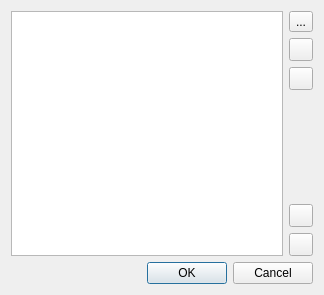
<ui version="4.0" >
 <class>EditDirListDialog</class>
 <widget class="QDialog" name="EditDirListDialog" >
  <property name="geometry" >
   <rect>
    <x>0</x>
    <y>0</y>
    <width>324</width>
    <height>295</height>
   </rect>
  </property>
  <property name="windowTitle" >
   <string>Choose Directories</string>
  </property>
  <layout class="QVBoxLayout" name="verticalLayout" >
   <item>
    <layout class="QGridLayout" name="gridLayout" >
     <item rowspan="6" row="0" column="0" >
      <widget class="QListView" name="dirList" >
       <property name="editTriggers" >
        <set>QAbstractItemView::NoEditTriggers</set>
       </property>
      </widget>
     </item>
     <item row="0" column="1" >
      <widget class="QToolButton" name="buttonOpen" >
       <property name="text" >
        <string>...</string>
       </property>
      </widget>
     </item>
     <item row="1" column="1" >
      <widget class="QToolButton" name="buttonAdd" >
       <property name="text" >
        <string/>
       </property>
       <property name="icon" >
        <iconset resource="ggap.qrc" >
         <normaloff>:/icons16/list-add.png</normaloff>:/icons16/list-add.png</iconset>
       </property>
      </widget>
     </item>
     <item row="2" column="1" >
      <widget class="QToolButton" name="buttonRemove" >
       <property name="text" >
        <string/>
       </property>
       <property name="icon" >
        <iconset resource="ggap.qrc" >
         <normaloff>:/icons16/list-remove.png</normaloff>:/icons16/list-remove.png</iconset>
       </property>
      </widget>
     </item>
     <item row="4" column="1" >
      <widget class="QToolButton" name="buttonUp" >
       <property name="text" >
        <string/>
       </property>
       <property name="icon" >
        <iconset resource="ggap.qrc" >
         <normaloff>:/icons16/go-up.png</normaloff>:/icons16/go-up.png</iconset>
       </property>
      </widget>
     </item>
     <item row="5" column="1" >
      <widget class="QToolButton" name="buttonDown" >
       <property name="text" >
        <string/>
       </property>
       <property name="icon" >
        <iconset resource="ggap.qrc" >
         <normaloff>:/icons16/go-down.png</normaloff>:/icons16/go-down.png</iconset>
       </property>
      </widget>
     </item>
     <item row="3" column="1" >
      <spacer name="verticalSpacer" >
       <property name="orientation" >
        <enum>Qt::Vertical</enum>
       </property>
       <property name="sizeHint" stdset="0" >
        <size>
         <width>0</width>
         <height>0</height>
        </size>
       </property>
      </spacer>
     </item>
    </layout>
   </item>
   <item>
    <widget class="QDialogButtonBox" name="buttonBox" >
     <property name="orientation" >
      <enum>Qt::Horizontal</enum>
     </property>
     <property name="standardButtons" >
      <set>QDialogButtonBox::Cancel|QDialogButtonBox::Ok</set>
     </property>
    </widget>
   </item>
  </layout>
 </widget>
 <tabstops>
  <tabstop>dirList</tabstop>
  <tabstop>buttonOpen</tabstop>
  <tabstop>buttonAdd</tabstop>
  <tabstop>buttonRemove</tabstop>
  <tabstop>buttonUp</tabstop>
  <tabstop>buttonDown</tabstop>
  <tabstop>buttonBox</tabstop>
 </tabstops>
 <resources>
  <include location="ggap.qrc" />
 </resources>
 <connections>
  <connection>
   <sender>buttonBox</sender>
   <signal>accepted()</signal>
   <receiver>EditDirListDialog</receiver>
   <slot>accept()</slot>
   <hints>
    <hint type="sourcelabel" >
     <x>248</x>
     <y>254</y>
    </hint>
    <hint type="destinationlabel" >
     <x>157</x>
     <y>274</y>
    </hint>
   </hints>
  </connection>
  <connection>
   <sender>buttonBox</sender>
   <signal>rejected()</signal>
   <receiver>EditDirListDialog</receiver>
   <slot>reject()</slot>
   <hints>
    <hint type="sourcelabel" >
     <x>316</x>
     <y>260</y>
    </hint>
    <hint type="destinationlabel" >
     <x>286</x>
     <y>274</y>
    </hint>
   </hints>
  </connection>
 </connections>
</ui>
